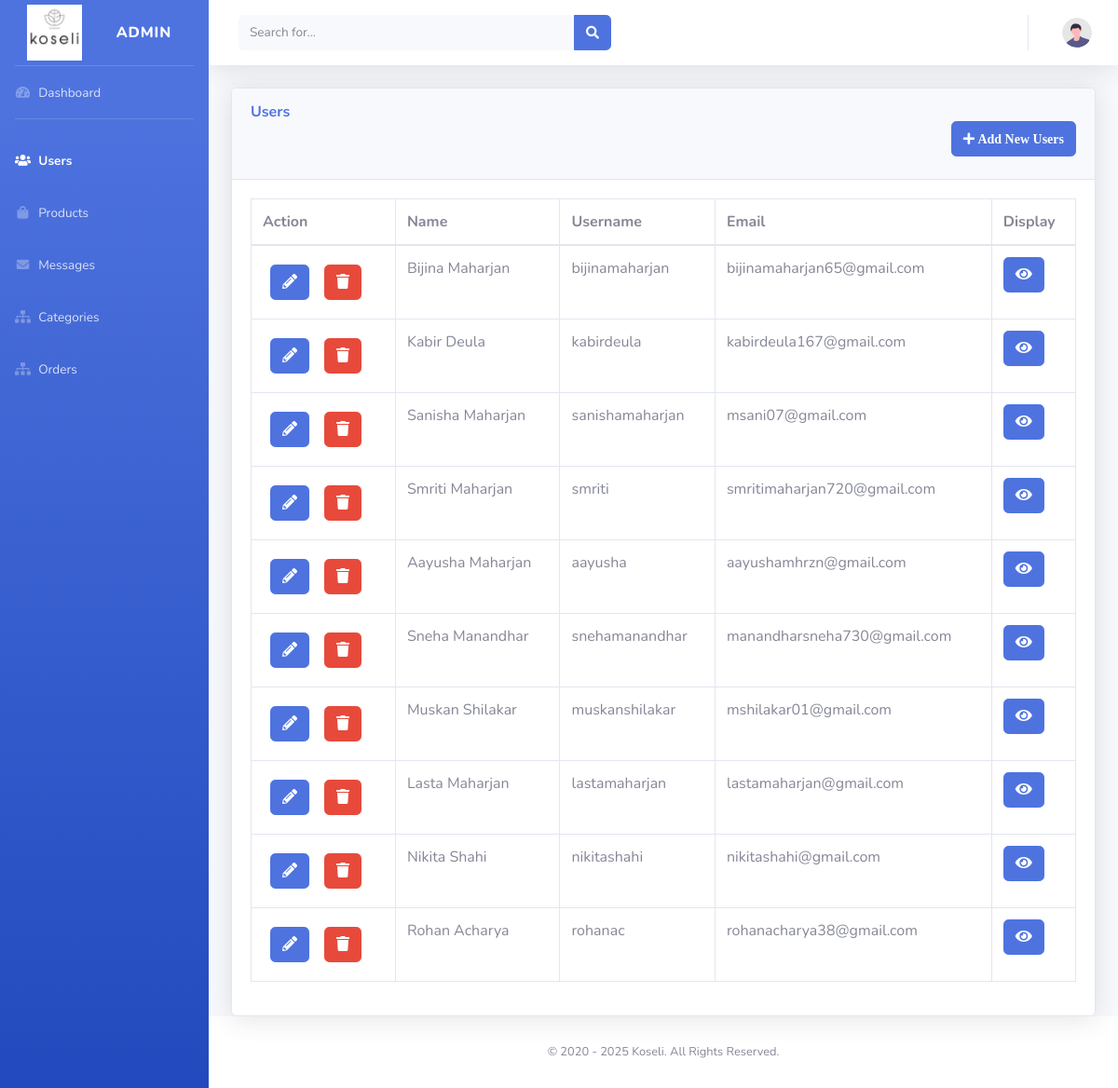
Page /admin/users.php on the earlier database version.
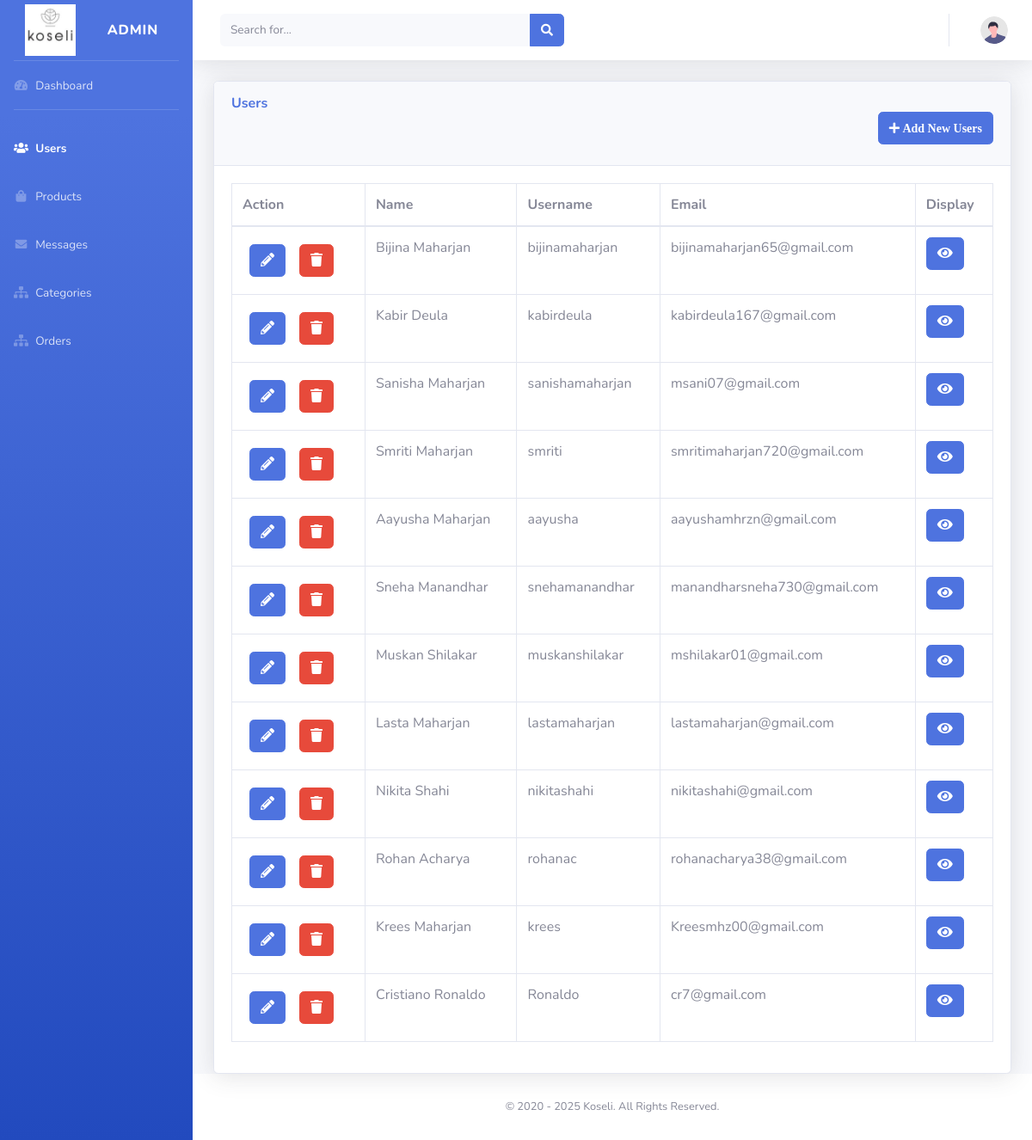
Same page on the later database version.
### tables this page shows
CREATE TABLE `users` (
  `uID` int(11) NOT NULL,
  `userName` varchar(50) NOT NULL,
  `firstName` varchar(50) NOT NULL,
  `lastName` varchar(50) NOT NULL,
  `email` varchar(100) NOT NULL,
  `userPassword` varchar(100) NOT NULL,
  `userType` varchar(10) DEFAULT 'users'
);

### admin/users.php (the view, shortened to what the changed rows need)
<?php
require '../config.inc.php';
?>
<!DOCTYPE html>
<html lang="en">
<head>
    <link href="vendor/fontawesome-free/css/all.min.css" rel="stylesheet" type="text/css">
    <link href="css/sb-admin-2.min.css" rel="stylesheet">
</head>
<body id="page-top">
    <div id="wrapper">
        <div id="content-wrapper" class="d-flex flex-column">
            <div id="content">
                <div class="container-fluid">
                    <div class="card shadow mb4">
                        <div class="card-body">
                            <div class="table-responsive">
                                <table class="table table-bordered" id="dataTable" width="100%" cellspacing="0">
                                    <thead>
                                        <tr>
                                            <th>Action</th>
                                            <th>Name</th>
                                            <th>Username</th>
                                            <th>Email</th>
                                            <th>Display</th>
                                        </tr>
                                    </thead>
                                    <tbody>
                                        <?php
                                            $sql = "SELECT * FROM users;";
                                            if($result = $conn -> query($sql)){
                                                if($result -> num_rows > 0){
                                                    while($row = $result -> fetch_array()){
                                                        echo '<tr>';
                                                        echo '<td>';
                                                        echo '<a href="./php/editusers.php?uID='.$row['uID'].'" title="Edit Record" class="btn btn-primary m-2">';
                                                        echo '<i class="fa fa-pencil-alt"></i>';
                                                        echo '</a>';
                                                        echo '<a href="./php/deleteusers.php?uID='.$row['uID'].'" title="Delete Record" class="btn btn-danger m-2">';
                                                        echo '<i class="fa fa-trash"></i>';
                                                        echo '</a>';
                                                        echo '</td>';
                                                        echo '<td>'. $row['firstName']. ' '. $row['lastName']. '</td>';
                                                        echo '<td>'. $row['userName']. '</td>';
                                                        echo '<td>'. $row['email'].'</td>';
                                                        echo '<td>';
                                                        echo '<a href="./php/viewusers.php?uID='.$row['uID'].'" title="View Record" class="btn btn-primary">';
                                                        echo '<i class="fa fa-eye"></i>';
                                                        echo '</a>';
                                                        echo '</td>';
                                                        echo '</tr>';
                                                    }
                                                }
                                            }
                                        ?>
                                    </tbody>
                                </table>
                            </div>
                        </div>
                    </div>
                </div>
            </div>
        </div>
</body>
</html>

Differences in the rows shown:
added users: firstName "Krees", lastName "Maharjan", userName "krees", email "Kreesmhz00@gmail.com"
added users: firstName "Cristiano", lastName "Ronaldo", userName "Ronaldo", email "cr7@gmail.com"
